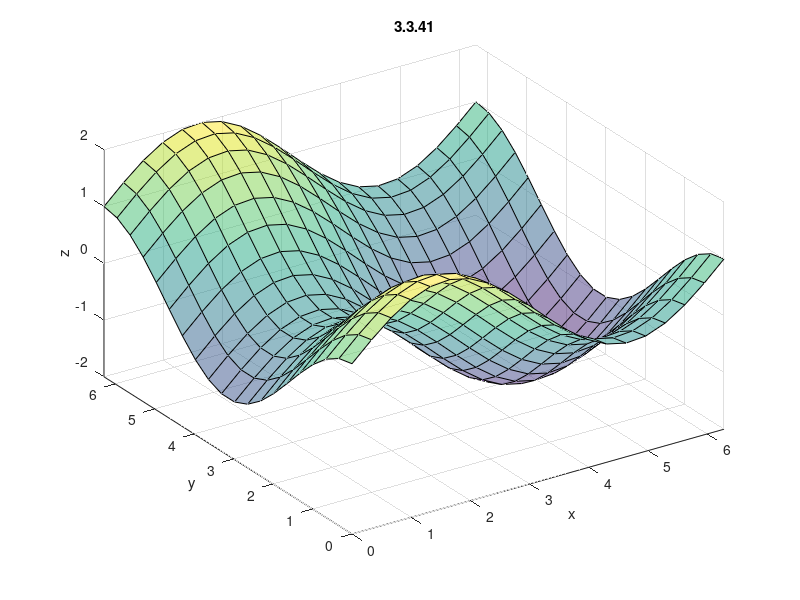
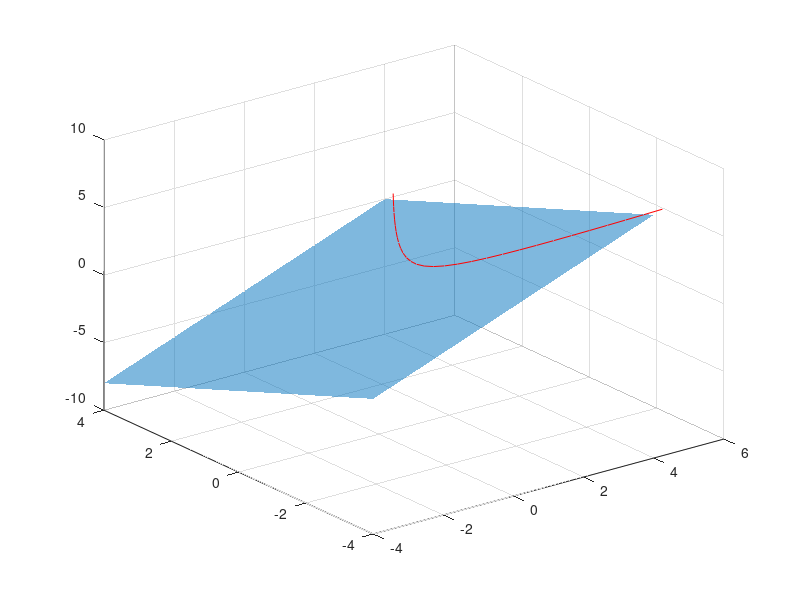

Write the MATLAB code that produced these figures, in order. (Note: this script raises an error after producing the figures.)
clc; clear;

myColor = [0 0.4470 0.7410];

% % % CHAPTER 3.3 -- Extrema of Real-Valued Functions

% % 3.3.41
% f(x,y)  =  sinx + cosy
x = linspace(0,2*pi,20); y = x;
[X,Y] = meshgrid(x,y);
Z = sin(X) + cos(Y);

myFigure = figure;
surf(X,Y,Z,'FaceAlpha',0.5);
xlabel('x'); ylabel('y'); zlabel('z'); title('3.3.41');
view([-1 -1.5 1.5]); axis([0 2*pi 0 2*pi -2 2]);
saveas(myFigure, 'ex-3-3-41.png');


% % % CHAPTER 3.4 -- Constrained Extrema and Lagrange Multipliers

% % 3.4.4
% f(x,y) = x - y
x = linspace(-4,4,30); y = x;
[X,Y] = meshgrid(x,y);
Z = X-Y;

% g(x,y) = x^2 - y^2 = 2, on surface of f and on xy plane
xPosC = sqrt(y.^2 + 2); zPosC = xPosC - y;
xNegC = -sqrt(y.^2 + 2); zNegC = xNegC - y;

myFigure = figure;
surf(X,Y,Z,'FaceColor',myColor,'FaceAlpha',0.5,'EdgeColor', 'none');
hold on
pPosPlane = plot3(xPosC,y,zPosC,'red'); pPosPlane.LineWidth = 2;
pNegPlane = plot3(xNegC,y,zNegC,'red'); pNegPlane.LineWidth = 2;
pPosFlat = plot(xPosC,y,'black','LineStyle','--'); pPosFlat.LineWidth = 1;
pNegFlat = plot(xNegC,y,'black','LineStyle','--'); pNegFlat.LineWidth = 1;
hold off
xlabel('x'); ylabel('y'); zlabel('z'); title('3.4.4');
saveas(myFigure, 'ex-3-4-4.png');

% % 3.4.25
% plane c(x,y) = 2px + 2qy, constraint A = xy. Showing existence of minimum
p = 1; q = 1; A = 1;
x = linspace(0.01,10,100); [X,Y] = meshgrid(x,x); C = 2*p*X + 2*q*Y; 
yConstraint = A./x; cConstraint = 2*p.*x + 2*q.*yConstraint;

myFigure = figure;
surf(X,Y,C,'FaceColor',myColor,'FaceAlpha',0.5,'EdgeColor', 'none');
hold on
p1 = plot(x,yConstraint,'black','LineStyle','--'); p1.LineWidth = 2;
p2 = plot3(x,yConstraint,cConstraint,'red'); p2.LineWidth = 2;
hold off
axis([0 10 0 10 0 40]);
xlabel('x'); ylabel('y'); zlabel('cost, c(x,y)'); title('3.4.25');
saveas(myFigure, 'ex-3-4-25.png');

% % 3.4.37
% c(t) = (cos(t), sin(t), sin(t/2);
t = linspace(0,4*pi,100);
x = cos(t);
y = sin(t);
z = sin(t./2);

myFigure = figure;
p = plot3(x,y,z,'-<','MarkerIndices',[25,75],'MarkerSize',10,'MarkerFaceColor','black','MarkerEdgeColor', 'black'); 
p.LineWidth = 2;
grid on; xlabel('x'); ylabel('y'); zlabel('z'); view([1,-0.8,0.5]); title('3.4.37');
text(1,0,0.1,'t = 2k\pi','VerticalAlignment','bottom','HorizontalAlignment','right','FontSize',14);
text(0,1,sqrt(2)/2,'t = 4k\pi+\pi/2','VerticalAlignment','bottom','HorizontalAlignment','left','FontSize',14);
text(-1,0,1,'t = 4k\pi+\pi','VerticalAlignment','top','HorizontalAlignment','left','FontSize',14);
text(-1,0,-1,'t = 4k\pi+3\pi','VerticalAlignment','bottom','HorizontalAlignment','right','FontSize',14);
text(0,-1,-sqrt(2)/2,'t = 4k\pi+7\pi/2','VerticalAlignment','top','HorizontalAlignment','center','FontSize',14);
saveas(p, 'ex-3-4-37.png');